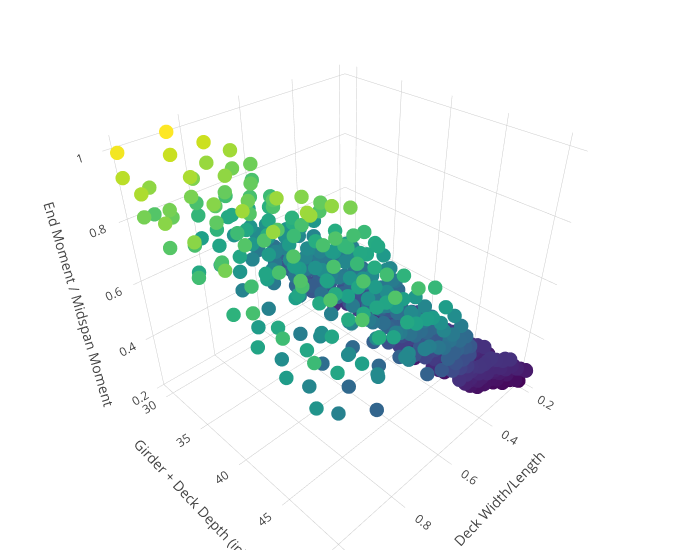

This figure's notebook cell:
### Code cell
x=list(df4['RA'])
y=list(df4['Y'])
z=list(df4['RX_RZ'])
text = list(df4['Model'])
trace4 = go.Scatter3d(
    x=x,
    y=y,
    z=z,
    text = text,
    mode='markers',
    hoverinfo='all',
    marker=dict(
        size=5,
        color=z,                # set color to an array/list of desired values
        colorscale='Viridis',   # choose a colorscale
        opacity=1.0
    )
)
data = [trace4]
fig = go.Figure(data=data, layout=layout)
py.iplot(fig)

### Figure 1 — Plotly figure (JSON) as saved in the notebook; plotly's stock layout.template omitted (floating-point values rounded to 4 significant figures; data arrays with more than 128 entries replaced by an {"elided": "..."} marker saying what was removed)
{"data": [{"hoverinfo": "all", "marker": {"color": {"elided": "588 float values"}, "colorscale": "Viridis", "opacity": 1, "size": 5}, "mode": "markers", "text": {"elided": "588 str values"}, "type": "scatter3d", "uid": "7b4ee417-7f76-45ec-864e-b3b51c835bcc", "x": {"elided": "588 float values"}, "y": {"elided": "588 float values"}, "z": {"elided": "588 float values"}}], "layout": {"autosize": true, "margin": {"b": 10, "l": 10, "r": 20, "t": 10}, "scene": {"xaxis": {"title": {"text": "Deck Width/Length"}}, "yaxis": {"title": {"text": "Girder + Deck Depth (in)"}}, "zaxis": {"title": {"text": "End Moment / Midspan Moment"}}}, "width": 700}}
